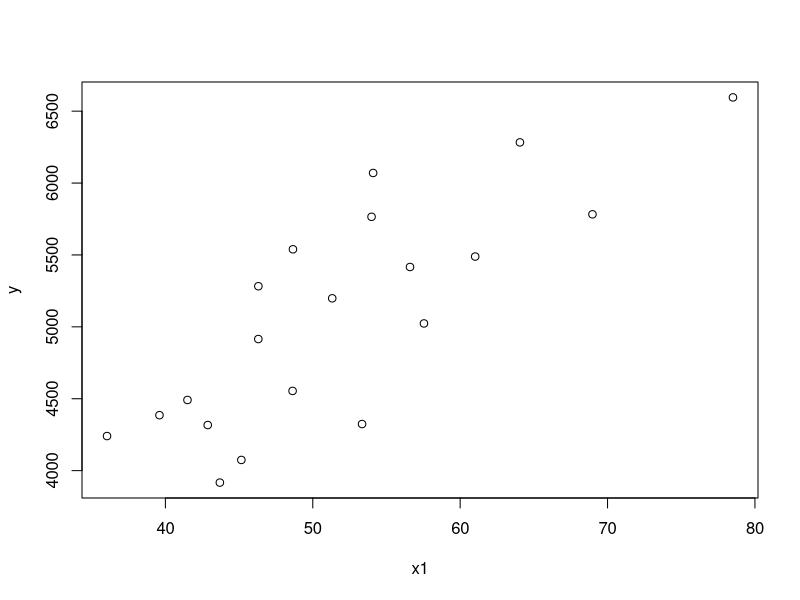
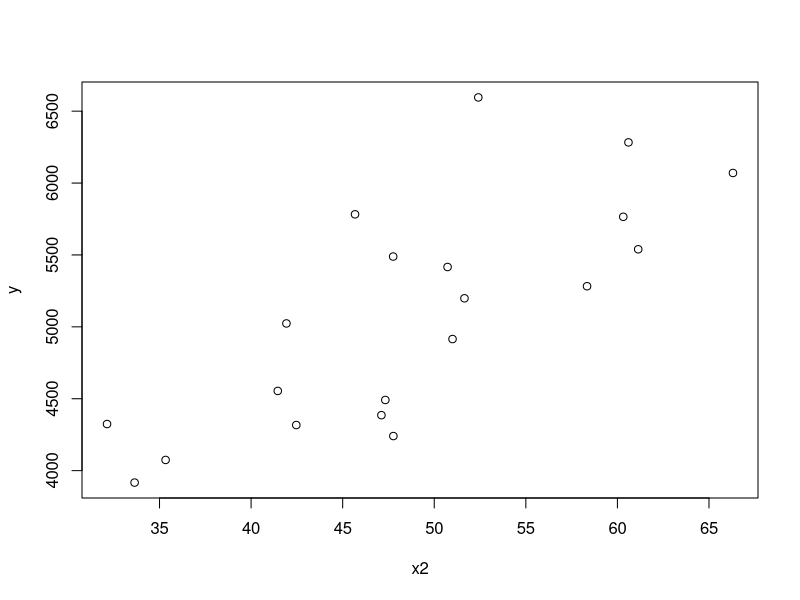
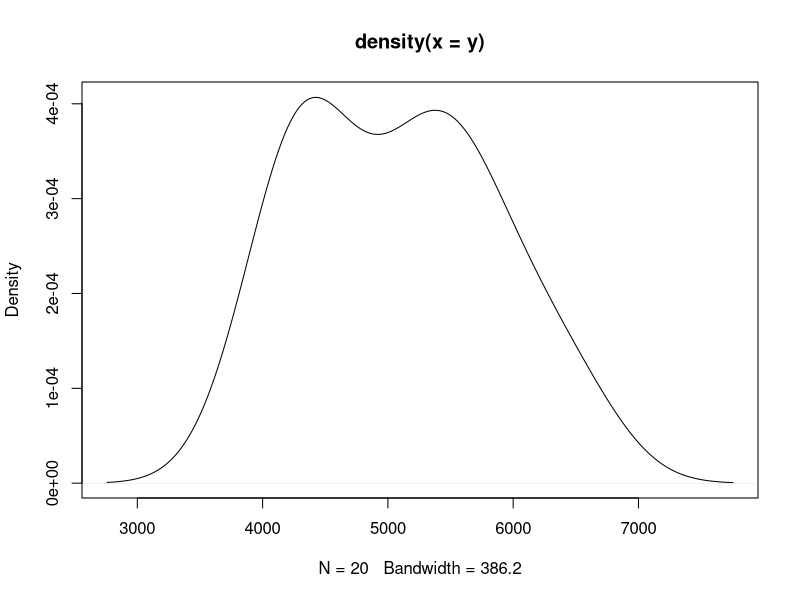

Write R code to recreate these figures, in order.
## ---- chunk 1
library(tidyverse)
## ---- chunk 2
x1 <- rnorm(20, 50, 10)
x2 <- rnorm(20, 50, 10)

b0 <- 50
b1 <- 50
b2 <- 50
# sigma <- 0

eps <- 0

y <- b0 + b1*x1 + b2*x2
## ---- chunk 3
plot(y ~ x1)
## ---- chunk 4
plot(y ~ x2)
## ---- chunk 5
model <- lm(y ~ x1 + x2)
## ---- chunk 6
summary(model)
## ---- chunk 7
plot(density(y))
## ---- chunk 8
sample(y, 10)
